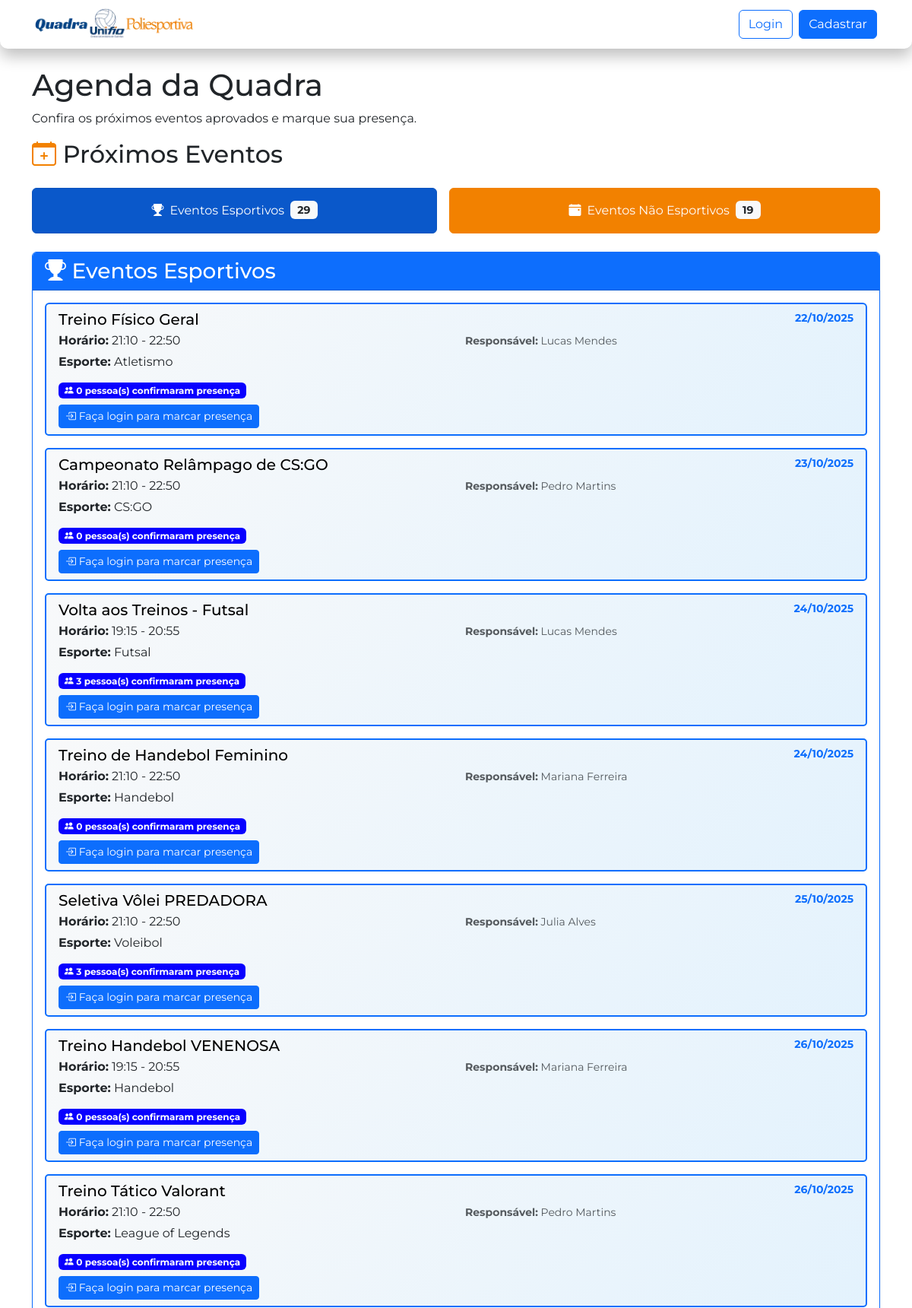
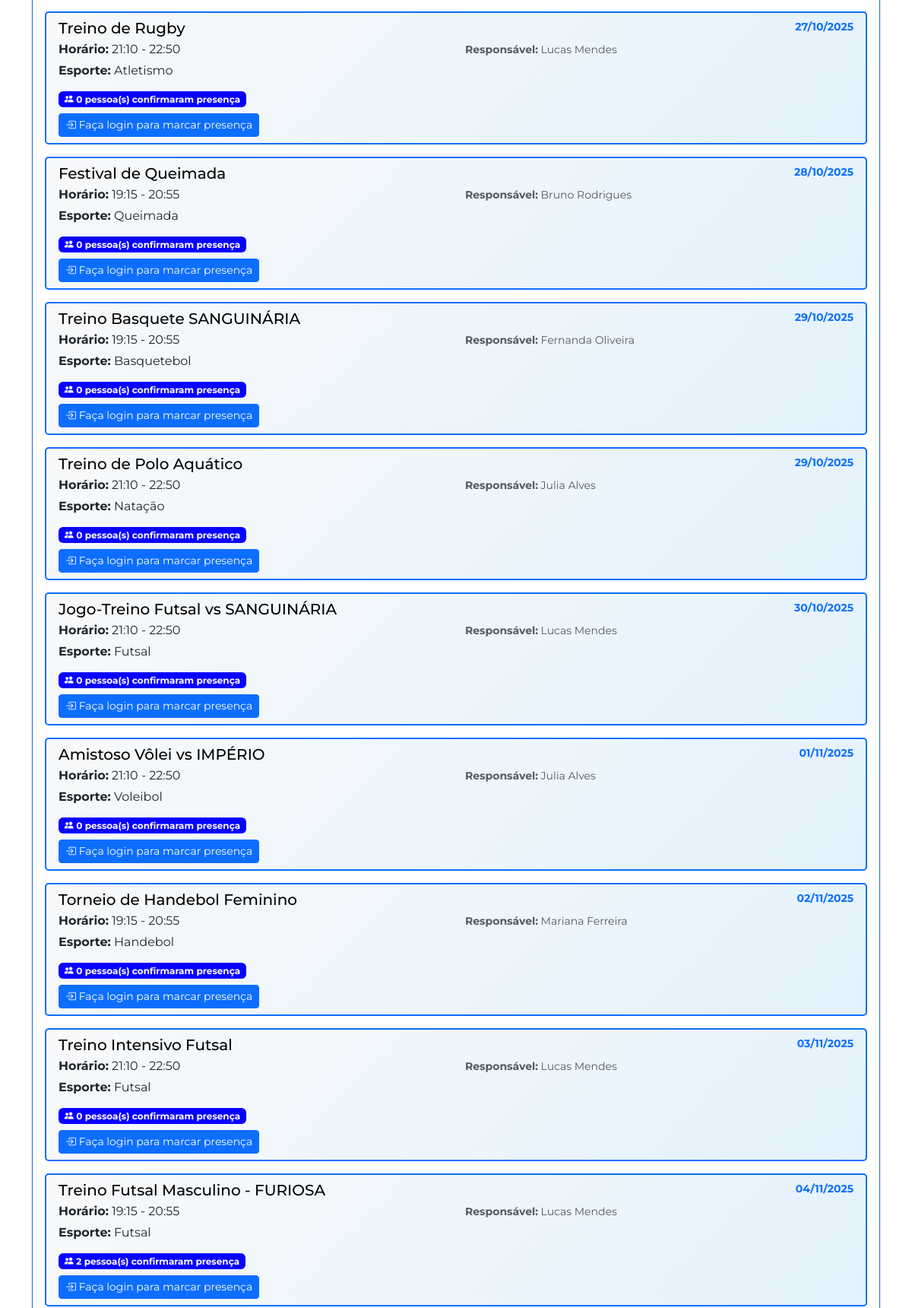
Page /agenda (upper part) on the committed database (2 pictures, top to bottom).
### tables this page shows
CREATE TABLE `agendamentos` (
  `id` int NOT NULL,
  `usuario_id` int NOT NULL,
  `titulo` varchar(255) NOT NULL,
  `tipo_agendamento` enum('esportivo','nao_esportivo') NOT NULL,
  `esporte_tipo` varchar(100) DEFAULT NULL,
  `data_agendamento` date NOT NULL,
  `periodo` enum('primeiro','segundo') NOT NULL COMMENT 'primeiro: 19:15-20:55, segundo: 21:10-22:50',
  `descricao` text,
  `status` enum('aprovado','pendente','rejeitado','cancelado','finalizado') NOT NULL DEFAULT 'pendente',
  `motivo_rejeicao` text,
  `data_solicitacao` timestamp NOT NULL DEFAULT CURRENT_TIMESTAMP,
  `atletica_confirmada` tinyint(1) NOT NULL DEFAULT '0',
  `atletica_id_confirmada` int DEFAULT NULL,
  `quantidade_atletica` int DEFAULT '0',
  `quantidade_pessoas` int DEFAULT '0',
  `subtipo_evento` varchar(100) DEFAULT NULL COMMENT 'treino/campeonato para esportivos, palestra/workshop/formatura para nao_esportivos',
  `responsavel_evento` varchar(255) NOT NULL DEFAULT '',
  `possui_materiais` tinyint(1) DEFAULT NULL COMMENT '1=sim, 0=não',
  `materiais_necessarios` text,
  `responsabiliza_devolucao` tinyint(1) DEFAULT NULL,
  `lista_participantes` text,
  `arquivo_participantes` varchar(255) DEFAULT NULL,
  `arbitro_partida` varchar(255) DEFAULT NULL,
  `estimativa_participantes` int DEFAULT NULL,
  `evento_aberto_publico` tinyint(1) DEFAULT NULL COMMENT '1=sim, 0=não',
  `descricao_publico_alvo` text,
  `infraestrutura_adicional` text,
  `observacoes` text,
  `foi_editado` tinyint(1) DEFAULT 0 COMMENT 'Indica se o agendamento foi editado após criação',
  `data_edicao` datetime DEFAULT NULL COMMENT 'Data e hora da última edição',
  `observacoes_admin` text DEFAULT NULL COMMENT 'Observações adicionadas pelo admin ao editar o evento',
  `data_ultima_alteracao` datetime DEFAULT NULL COMMENT 'Data da última alteração feita pelo admin',
  `alterado_por_admin` tinyint(1) DEFAULT 0 COMMENT 'Indica se foi alterado por um admin',
  `data_cancelamento` datetime DEFAULT NULL COMMENT 'Data do cancelamento pelo admin',
  `cancelado_por_admin` tinyint(1) DEFAULT 0 COMMENT 'Indica se foi cancelado por um admin',
  `cancelado_por_campeonato` tinyint(1) DEFAULT 0 COMMENT 'Indica se foi cancelado devido à aprovação de um campeonato'
);

CREATE TABLE `usuarios` (
  `id` int NOT NULL,
  `nome` varchar(255) NOT NULL,
  `email` varchar(255) NOT NULL,
  `senha` varchar(255) NOT NULL,
  `ra` varchar(20) DEFAULT NULL,
  `data_nascimento` date DEFAULT NULL,
  `telefone` varchar(20) DEFAULT NULL,
  `curso_id` int DEFAULT NULL,
  `role` enum('usuario','admin','superadmin') NOT NULL DEFAULT 'usuario',
  `atletica_id` int DEFAULT NULL,
  `tipo_usuario_detalhado` enum('Membro das Atleticas','Professor','Aluno','Comunidade Externa') DEFAULT NULL,
  `is_coordenador` tinyint(1) NOT NULL DEFAULT '0',
  `atletica_join_status` enum('none','pendente','aprovado') NOT NULL DEFAULT 'none',
  `login_code` varchar(6) DEFAULT NULL,
  `login_code_expires` datetime DEFAULT NULL,
  `reset_token` varchar(255) DEFAULT NULL,
  `reset_token_expires` datetime DEFAULT NULL  
);

### views/pages/agenda.view.php (the view, shortened to what the rows shown need)
<h1 class="title-dashboard">Agenda da Quadra</h1>
<p class="title-dashboard">Confira os próximos eventos aprovados e marque sua presença.</p>
<div class="mb-5">
    <h2 class="mb-4"><i class="bi bi-calendar-plus text-success icon-calender"></i> Próximos Eventos</h2>
    <div class="btn-eventos-container">
        <button class="btn btn-primary btn-evento-toggle flex-fill d-flex align-items-center justify-content-center" id="btnEventosEsportivos" onclick="toggleEventos('esportivos')">
            <i class="bi bi-trophy-fill me-2"></i>
            <span>Eventos Esportivos</span>
            <span class="badge bg-light text-dark ms-2"><?php echo count($eventos_futuros_esportivos); ?></span>
        </button>
        <button class="btn title-nao-esportivos btn-evento-toggle flex-fill d-flex align-items-center justify-content-center" id="btnEventosNaoEsportivos" onclick="toggleEventos('nao_esportivos')">
            <i class="bi bi-calendar-event-fill me-2"></i>
            <span>Eventos Não Esportivos</span>
            <span class="badge bg-light text-dark ms-2"><?php echo count($eventos_futuros_nao_esportivos); ?></span>
        </button>
    </div>
    <div id="eventosEsportivos" class="eventos-section" style="display: none;">
        <div class="card shadow-sm border-primary">
            <div class="card-header bg-primary text-white">
                <h3 class="mb-0"><i class="bi bi-trophy-fill"></i> Eventos Esportivos</h3>
            </div>
            <div class="card-body">
                <?php if (!empty($eventos_futuros_esportivos)): ?>
                    <div class="list-group">
                        <?php foreach ($eventos_futuros_esportivos as $evento): ?>
                            <div class="list-group-item list-group-item-action flex-column align-items-start mb-3 border-primary border-radius-card event-clickable"
                                 data-event-id="<?php echo $evento['id']; ?>"
                                 style="cursor: pointer;">
                                <div class="d-flex w-100 justify-content-between">
                                    <h5 class="mb-1 title-eventos-nao-es"><?php echo htmlspecialchars($evento['titulo'] ?? ''); ?></h5>
                                    <small class="text-primary fw-bold"><?php echo date('d/m/Y', strtotime($evento['data_agendamento'])); ?></small>
                                </div>
                                <div class="row mb-2">
                                    <div class="col-md-6">
                                        <p class="mb-1"><strong>Horário:</strong> <?php echo htmlspecialchars($evento['horario_periodo'] ?? $evento['periodo']); ?></p>
                                        <p class="mb-1"><strong>Esporte:</strong> <?php echo htmlspecialchars($evento['esporte_tipo'] ?? 'Não informado'); ?></p>
                                    </div>
                                    <div class="col-md-6">
                                        <small class="text-muted"><strong>Responsável:</strong> <?php echo htmlspecialchars($evento['responsavel'] ?? ''); ?></small>
                                    </div>
                                </div>
                                <div class="mb-2">
                                    <span class="badge bg-info">
                                        <i class="bi bi-people-fill"></i> <?php echo $evento['total_presencas']; ?> pessoa(s) confirmaram presença
                                    </span>
                                </div>
                                <div class="mt-2">
                                    <?php if ($is_logged_in): ?>
                                        <button type="button" class="btn btn-sm presenca-btn"
                                                data-agendamento-id="<?php echo $evento['id']; ?>"
                                                data-action="<?php echo $evento['presenca_id'] ? 'desmarcar' : 'marcar'; ?>">
                                            <?php if ($evento['presenca_id']): ?>
                                                <i class="bi bi-x-circle-fill"></i> Desmarcar Presença
                                            <?php else: ?>
                                                <i class="bi bi-check-circle"></i> Marcar Presença
                                            <?php endif; ?>
                                        </button>
                                        <div class="spinner-border spinner-border-sm d-none ms-2" role="status">
                                            <span class="visually-hidden">Carregando...</span>
                                        </div>
                                    <?php else: ?>
                                        <a href="/login" class="btn btn-sm btn-primary">
                                            <i class="bi bi-box-arrow-in-right"></i> Faça login para marcar presença
                                        </a>
                                    <?php endif; ?>
                                </div>
                            </div>
                        <?php endforeach; ?>
                    </div>
                <?php else: ?>
                    <div class="alert alert-info">
                        <i class="bi bi-info-circle"></i> Nenhum evento esportivo agendado no momento.
                    </div>
                <?php endif; ?>
            </div>
        </div>
    </div>
</div>

### src/Core/Router.php (shortened to what the rows shown need)
<?php
class Router
{
    protected static array $routes = [];
    public static function get(string $uri, string $action): void
    {
        self::$routes['GET'][$uri] = $action;
    }
    public static function post(string $uri, string $action): void
    {
        self::$routes['POST'][$uri] = $action;
    }
    protected static function extractParams(string $pattern, string $uri): ?array
    {
        $pattern = str_replace('/', '\/', $pattern);
        $pattern = preg_replace('/:([^\/]+)/', '(?P<\1>[^\/]+)', $pattern);
        $pattern = '/^' . $pattern . '$/';
        if (preg_match($pattern, $uri, $matches)) {
            array_shift($matches);
            return array_filter($matches, 'is_string', ARRAY_FILTER_USE_KEY);
        }
        return null;
    }
    public static function dispatch(string $uri, string $method): void
    {
        foreach (self::$routes[$method] as $route => $action) {
            $params = self::extractParams($route, $uri);
            if ($params !== null) {
                [$controllerName, $methodName] = explode('@', $action);
                $controllerClass = "Application\\Controller\\" . $controllerName;
                if (class_exists($controllerClass)) {
                    $controllerInstance = new $controllerClass();
                    if (method_exists($controllerInstance, $methodName)) {
                        call_user_func_array([$controllerInstance, $methodName], array_values($params));
                        return;
                    }
                }
            }
        }
        throw new \Exception("Rota não encontrada: [{$method}] {$uri}");
    }
}

### rows in the picture
agendamentos: titulo "Treino Físico Geral", data_agendamento "22/10/2025", horario_periodo "21:10 - 22:50", esporte_tipo "Atletismo", usuario.nome "Lucas Mendes", total_presencas "0"
agendamentos: titulo "Campeonato Relâmpago de CS:GO", data_agendamento "23/10/2025", horario_periodo "21:10 - 22:50", esporte_tipo "CS:GO", usuario.nome "Pedro Martins", total_presencas "0"
agendamentos: titulo "Volta aos Treinos - Futsal", data_agendamento "24/10/2025", horario_periodo "19:15 - 20:55", esporte_tipo "Futsal", usuario.nome "Lucas Mendes", total_presencas "3"
agendamentos: titulo "Treino de Handebol Feminino", data_agendamento "24/10/2025", horario_periodo "21:10 - 22:50", esporte_tipo "Handebol", usuario.nome "Mariana Ferreira", total_presencas "0"
agendamentos: titulo "Seletiva Vôlei PREDADORA", data_agendamento "25/10/2025", horario_periodo "21:10 - 22:50", esporte_tipo "Voleibol", usuario.nome "Julia Alves", total_presencas "3"
agendamentos: titulo "Treino Handebol VENENOSA", data_agendamento "26/10/2025", horario_periodo "19:15 - 20:55", esporte_tipo "Handebol", usuario.nome "Mariana Ferreira", total_presencas "0"
agendamentos: titulo "Treino Tático Valorant", data_agendamento "26/10/2025", horario_periodo "21:10 - 22:50", esporte_tipo "League of Legends", usuario.nome "Pedro Martins", total_presencas "0"
agendamentos: titulo "Treino de Rugby", data_agendamento "27/10/2025", horario_periodo "21:10 - 22:50", esporte_tipo "Atletismo", usuario.nome "Lucas Mendes", total_presencas "0"
agendamentos: titulo "Festival de Queimada", data_agendamento "28/10/2025", horario_periodo "19:15 - 20:55", esporte_tipo "Queimada", usuario.nome "Bruno Rodrigues", total_presencas "0"
agendamentos: titulo "Treino Basquete SANGUINÁRIA", data_agendamento "29/10/2025", horario_periodo "19:15 - 20:55", esporte_tipo "Basquetebol", usuario.nome "Fernanda Oliveira", total_presencas "0"
agendamentos: titulo "Treino de Polo Aquático", data_agendamento "29/10/2025", horario_periodo "21:10 - 22:50", esporte_tipo "Natação", usuario.nome "Julia Alves", total_presencas "0"
agendamentos: titulo "Jogo-Treino Futsal vs SANGUINÁRIA", data_agendamento "30/10/2025", horario_periodo "21:10 - 22:50", esporte_tipo "Futsal", usuario.nome "Lucas Mendes", total_presencas "0"
agendamentos: titulo "Amistoso Vôlei vs IMPÉRIO", data_agendamento "01/11/2025", horario_periodo "21:10 - 22:50", esporte_tipo "Voleibol", usuario.nome "Julia Alves", total_presencas "0"
agendamentos: titulo "Torneio de Handebol Feminino", data_agendamento "02/11/2025", horario_periodo "19:15 - 20:55", esporte_tipo "Handebol", usuario.nome "Mariana Ferreira", total_presencas "0"
agendamentos: titulo "Treino Intensivo Futsal", data_agendamento "03/11/2025", horario_periodo "21:10 - 22:50", esporte_tipo "Futsal", usuario.nome "Lucas Mendes", total_presencas "0"
agendamentos: titulo "Treino Futsal Masculino - FURIOSA", data_agendamento "04/11/2025", horario_periodo "19:15 - 20:55", esporte_tipo "Futsal", usuario.nome "Lucas Mendes", total_presencas "2"

### other values in the picture
count($eventos_futuros_esportivos) "29"
count($eventos_futuros_nao_esportivos) "19"
